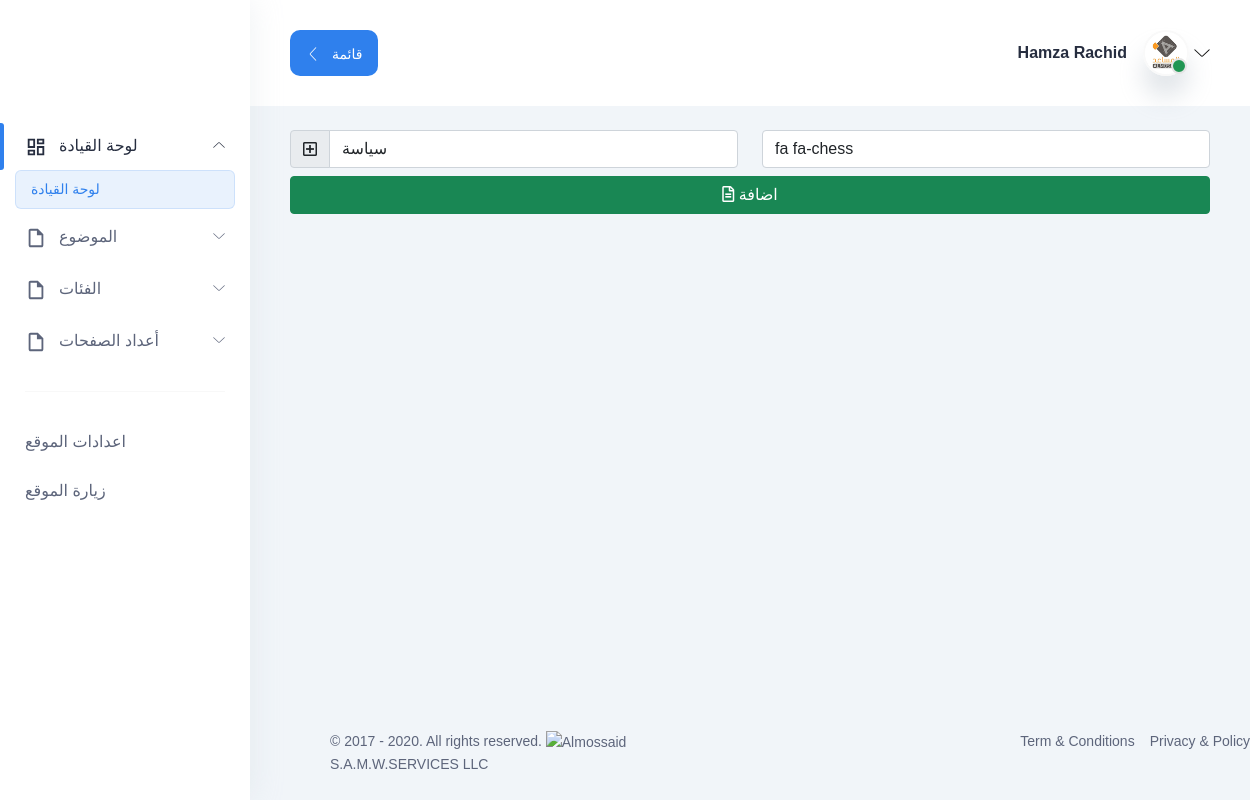
/adminAPI/editcategories.php?editcat_id=1 (signed in), run on the app's committed database.
### tables this page shows
CREATE TABLE `settings` (
  `title` varchar(222) NOT NULL,
  `file` blob NOT NULL,
  `off` enum('Open','Close') DEFAULT NULL,
  `date` timestamp NOT NULL DEFAULT current_timestamp(),
  `email` varchar(222) NOT NULL,
  `mobile` varchar(222) NOT NULL,
  `adresse` varchar(222) NOT NULL,
  `fax` varchar(222) NOT NULL,
  `color` varchar(222) NOT NULL,
  `facebook` varchar(200) NOT NULL,
  `youtube` varchar(200) NOT NULL,
  `instagram` varchar(200) NOT NULL,
  `size` varchar(55) NOT NULL,
  `key` varchar(222) NOT NULL,
  `url` varchar(222) NOT NULL
);

CREATE TABLE `category` (
  `id` int(11) NOT NULL,
  `name_category` varchar(200) NOT NULL,
  `date` datetime NOT NULL DEFAULT current_timestamp(),
  `icon` varchar(222) NOT NULL
);

### adminAPI/editcategories.php (the view, shortened to what this page needs)
<?php include('head.php'); ?>
<?php
    $cat_id = $_GET['editcat_id'];
    $getUser = $connect->query("SELECT * FROM category WHERE id = '".$cat_id."' ");
    $cat    = $getUser->fetch();
?>
<div class="container-fluid">
	<div class="row">
		<div class="col-md-12">
			<form method="post" >
                <div class="row">
                    <div class="col-md-6">
                        <div class="input-group mb-2 my-4">
                            <span class="input-group-text" id="basic-addon1">
                            <i class="far fa-plus-square"></i> </span>
                            <input type="text" name="name_category" value="<?=$cat['name_category']; ?>"  class="form-control" placeholder=" ضع عنوان الفئة   " aria-label="title" aria-describedby="basic-addon1">
                        </div>
                    </div>
                    <div class="col-md-6 text-end">
                    <input type="text" value="<?=$cat['icon']; ?>" placeholder="<?=$cat['icon']; ?>" class="form-control" name="icon"  data-fa-browser />
                </div>
                <div class="d-grid gap-2">
                  <button class="btn btn-success" type="submit" name="update" type="button">
                  <i class="far fa-file-alt"></i> اضافة</button>
                </div>
            </form>
		</div>
	</div>
</div>
<?php include('footer.php'); ?>

### adminAPI/head.php (shortened to what this page needs)
<?php
 require '../config/config.php';
 ?>
 <?php
 $settings = $connect->query("SELECT * FROM `settings`")->fetch();
 ?>
<!DOCTYPE html>
<html lang="en">
  <head>
   <link rel="stylesheet" type="text/css" href="//cdn.datatables.net/1.11.3/css/jquery.dataTables.min.css">
    <link rel='stylesheet' href='https://cdnjs.cloudflare.com/ajax/libs/font-awesome/5.10.2/css/all.css'>
    <link rel="stylesheet" href="assets/css/bootstrap.min.css" />
    <link rel="stylesheet" href="assets/css/LineIcons.css" />
    <link rel="stylesheet" href="assets/css/main.css" />
    <link rel="stylesheet" href="../plugin/fontawesome/fontawesome-browser.css" />
  </head>
  <body>
    <aside class="sidebar-nav-wrapper">
      <div class="navbar-logo">
        <a href="index.php">
          <img <?php $file ="logo/".$settings['file'];?> src="<?php echo $file ?>" width="40%" alt="logo" />
        </a>
      </div>
      <nav class="sidebar-nav">
        <ul>
          <li class="nav-item nav-item-has-children">
            <a href="#0"  data-bs-toggle="collapse"  data-bs-target="#ddmenu_1"  aria-controls="ddmenu_1"  aria-expanded="false" aria-label="Toggle navigation" >
              <span class="icon">
              </span>
              <span class="text">لوحة القيادة </span>
            </a>
            <ul id="ddmenu_1" class="collapse show dropdown-nav">
              <li>
                <a href="index.php" class="active"> لوحة القيادة  </a>
              </li>
            </ul>
          </li>
          <li class="nav-item nav-item-has-children">
            <a href="#0" class="collapsed" data-bs-toggle="collapse" data-bs-target="#ddmenu_2" aria-controls="ddmenu_2" aria-expanded="false"  aria-label="Toggle navigation" >
              <span class="icon">
              </span>
              <span class="text"> الموضوع </span>
            </a>
          </li>
          <li class="nav-item nav-item-has-children">
            <a href="#0" class="collapsed" data-bs-toggle="collapse" data-bs-target="#ddmenu_3" aria-controls="ddmenu_3" aria-expanded="false"  aria-label="Toggle navigation" >
              <span class="icon">
              </span>
              <span class="text">الفئات  </span>
            </a>
          </li>
          <li class="nav-item nav-item-has-children">
            <a href="#0" class="collapsed" data-bs-toggle="collapse" data-bs-target="#ddmenu_6" aria-controls="ddmenu_6" aria-expanded="false"  aria-label="Toggle navigation" >
              <span class="icon">
              </span>
              <span class="text"> أعداد الصفحات </span>
            </a>
          </li>
          <span class="divider"><hr /></span>
          <li class="nav-item">
             <a href="settings.php"> اعدادات الموقع   </a>
          </li>
          <li class="nav-item">
             <a href="<?= $settings['url'] ?>" rel="nofollow"  target="_blank"> زيارة الموقع </a>
          </li>
        </ul>
      </nav>
    </aside>
    <main class="main-wrapper">
      <header class="header">
        <div class="container-fluid">
          <div class="row">
            <div class="col-lg-5 col-md-5 col-6">
              <div class="header-left d-flex align-items-center">
                <div class="menu-toggle-btn mr-20">
                  <button
                    id="menu-toggle"
                    class="main-btn primary-btn btn-hover"
                  >
                    <i class="lni lni-chevron-left me-2"></i> قائمة
                  </button>
                </div>
              </div>
            </div>
            <div class="col-lg-7 col-md-7 col-6">
              <div class="header-right">
                <div class="profile-box ml-15">
                  <button
                    class="dropdown-toggle bg-transparent border-0"
                    type="button"
                    id="profile"
                    data-bs-toggle="dropdown"
                    aria-expanded="false"
                  >
                    <div class="profile-info">
                      <div class="info">
                        <h6><?php echo $_SESSION['login']['fullname']; ?></h6>
                        <div class="image">
                          <img  src="assets/images/profile/profile-image.png" alt=""/>
                          <span class="status"></span>
                        </div>
                      </div>
                    </div>
                    <i class="lni lni-chevron-down"></i>
                  </button>
                </div>
              </div>
            </div>
          </div>
        </div>
      </header>

### adminAPI/head.php (style rules this page uses)
body { font-family: 'Cairo',sans-serif !important; }

### data on the page
settings: file (picture)
category: name_category "سياسة", icon "fa fa-chess"

### other printed values
$_SESSION['login']['fullname'] "Hamza Rachid"
